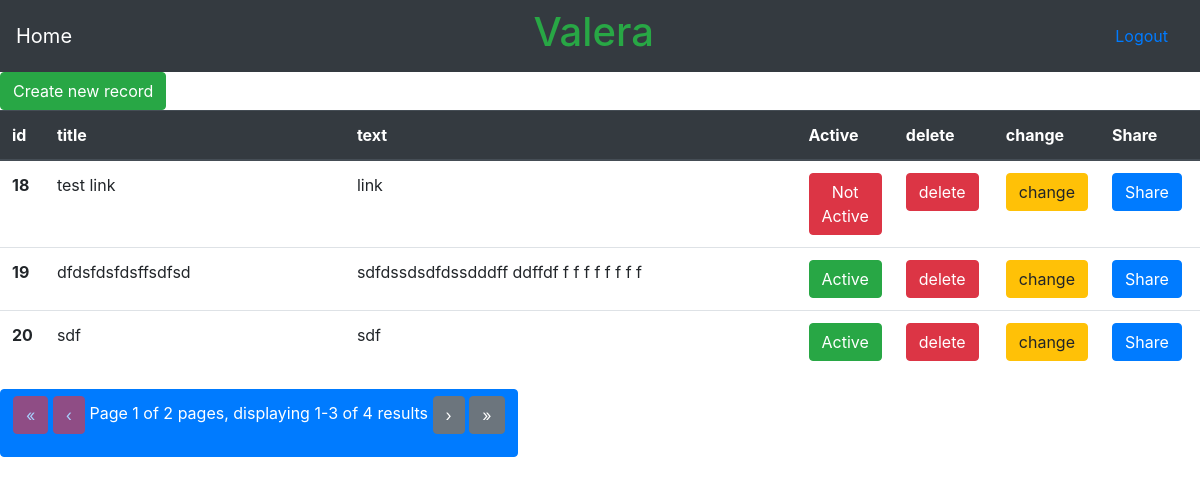
/home.php (signed in), run on the app's committed database.
### tables this page shows
CREATE TABLE `record` (
  `id` int(11) NOT NULL,
  `title` varchar(255) NOT NULL,
  `text` varchar(1024) NOT NULL,
  `active` tinyint(1) NOT NULL DEFAULT 1,
  `idUser` int(11) NOT NULL,
  `link` varchar(255) DEFAULT NULL,
  `data` date NOT NULL DEFAULT current_timestamp()
);

### home.php (the view, shortened to what this page needs)
<?php
include 'connect.php';
$login=$_SESSION['login'];
$id = $_SESSION['id'];
$sql="SELECT * FROM record WHERE idUser='$id'";
 $rez=mysqli_query($conn,$sql);
$numrows = mysqli_num_rows($rez);
$limit=3;
$totalpages=ceil($numrows / $limit);
if(isset($_GET['page'])) {
	$page=$_GET['page'];
}
else $page=1;
$prevlink = ($page > 1) ? '<a class="btn btn-secondary" href="?page=1" title="First page">&laquo;</a> <a class="btn btn-secondary" href="?page=' . ($page - 1) . '" title="Previous page">&lsaquo;</a>' : '<span class="disabled btn btn-danger">&laquo;</span> <span class="disabled btn btn-danger">&lsaquo;</span>';
$nextlink = ($page < $totalpages) ? '<a class="btn btn-secondary" href="?page=' . ($page + 1) . '" title="Next page">&rsaquo;</a> <a class="btn btn-secondary" href="?page=' . $totalpages . '" title="Last page">&raquo;</a>' : '<span class="disabled btn btn-danger">&rsaquo;</span> <span class="disabled btn btn-danger">&raquo;</span>';
$offset = ($page - 1)  * $limit;
    $start = $offset + 1;
    $end = min(($offset + $limit), $numrows);
$sql="SELECT * FROM record WHERE idUser='$id' LIMIT $offset,$limit";
$rez=mysqli_query($conn,$sql);
 ?>
<!DOCTYPE html>
<html>
<head>
	<link rel="stylesheet" href="https://cdn.jsdelivr.net/npm/bootstrap@4.5.3/dist/css/bootstrap.min.css">
</head>
<body class="">
	<nav class="navbar navbar-dark bg-dark">
	  <a class="navbar-brand" href="home.php"> Home </a>
	  <p class="h1 text-success"><?php echo $login; ?></p>
	  <a class="nav-link active " href="logout.php" >Logout</a>
	</nav>
	 <a href="create.php" class="btn btn-success">Create new record</a>
	<table class="table">
	 <thead class="thead-dark">
	    <tr>
	      <th scope="col" width="10px">id</th>
	      <th scope="col" width="25%">title</th>
	      <th scope="col">text</th>
	      <th scope="col" width="10px">Active</th>
	      <th scope="col" width="100px">delete</th>
	      <th scope="col" width="100px">change</th>
	      <th scope="col" width="100px">Share</th>
	    </tr>
	  </thead>
	 <?php
	 if($rez)
	 while ($r=mysqli_fetch_row($rez)) {
	 	echo "<tr>";
	 	echo "<th scope='row' >$r[0]</th>";
	 	echo "<td>$r[1]</td>";
	 	echo "<td>$r[2]</td>";
	 	echo ($r[3])?'<td>
	 		<a class="btn btn-success" href="active.php?id='.$r[0].'&active='.$r[3].'" >Active</a>
	 	</td>':'<td>
	 		<a class="btn btn-danger" href="active.php?id='.$r[0].'&active='.$r[3].'" >Not Active</a>
	 	</td>';
	 	echo '<td>
	 		<a class="btn btn-danger" href="delete.php?id='.$r[0].'" >delete</a>
	 	</td>';
	 	echo '<td>
	  		<a class="btn btn-warning" href="change.php?id='.$r[0].'">change</a>
	  	</td>';
	  	echo '<td>
	  		<a class="btn btn-primary" href="share.php?id='.$r[0].'">Share</a>
	  	</td>';
	 }
	echo  "</table>";
	?>
	<?php
	 echo '<div class="btn btn-primary " ><p>', $prevlink, ' Page ', $page, ' of ', $totalpages, ' pages, displaying ', $start, '-', $end, ' of ', $numrows, ' results ', $nextlink, ' </p></div>';
	   ?>
</body>
</html>

### data on the page
record: id "18", title "test link", text "link"
record: id "19", title "dfdsfdsfdsffsdfsd", text "sdfdssdsdfdssdddff ddffdf f f f f f f f f"
record: id "20", title "sdf", text "sdf"

### other printed values
$login "Valera"
$page "1"
$totalpages "2"
$start "1"
$end "3"
$numrows "4"
